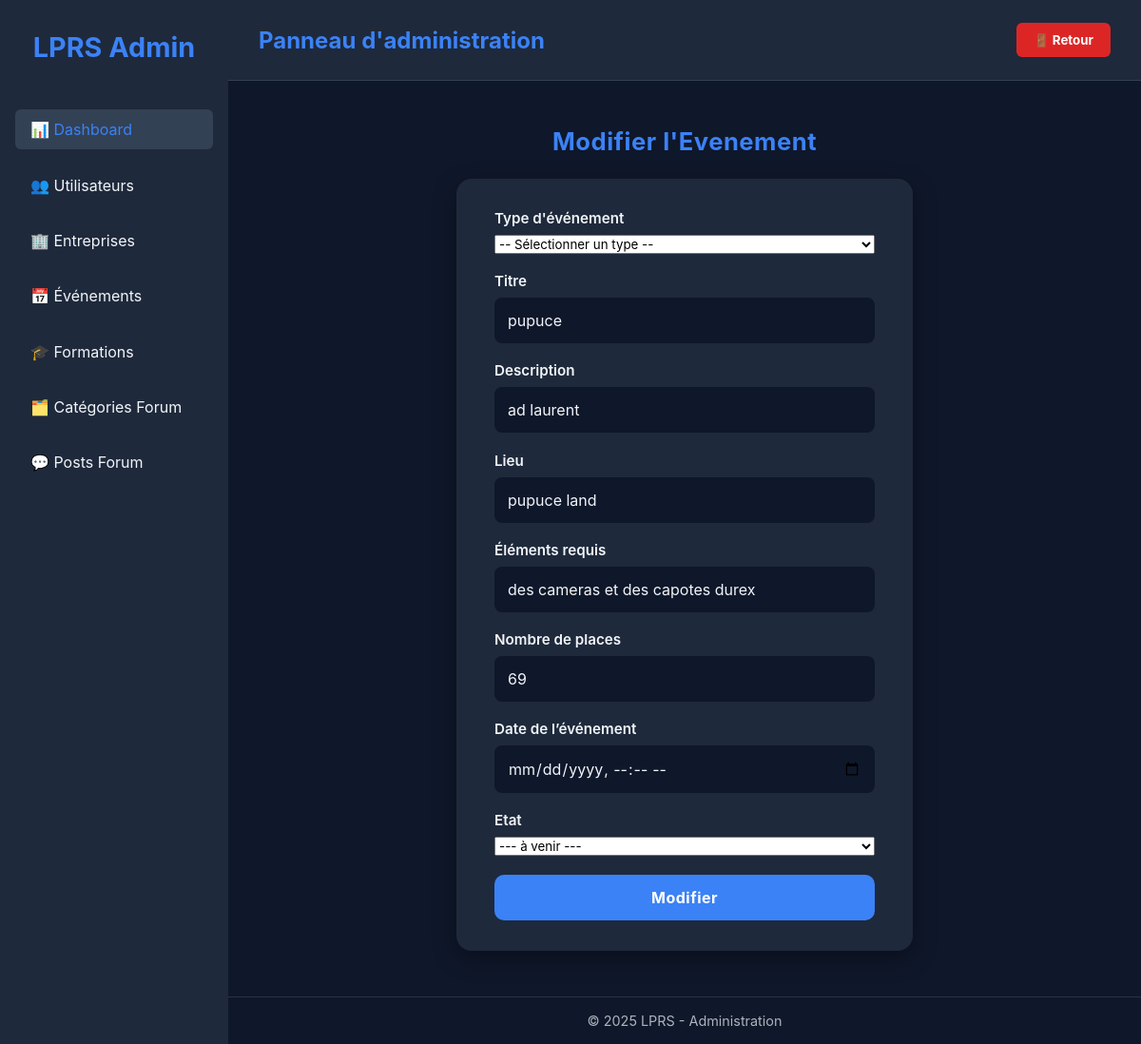
Screenshot of /vue/page_admin/crud/ModifEvenement.php?id=1 with the database file from the repository.
### tables this page shows
CREATE TABLE IF NOT EXISTS `evenement` (
  `id_evenement` int NOT NULL AUTO_INCREMENT,
  `type` varchar(100) DEFAULT NULL,
  `titre` varchar(255) NOT NULL,
  `description` text,
  `lieu` varchar(255) DEFAULT NULL,
  `element_requis` text,
  `nombre_place` int DEFAULT NULL,
  `date_evenement` date DEFAULT NULL,
  `etat` varchar(50) DEFAULT NULL,
  `validation` tinyint(1) NOT NULL DEFAULT '0',
  PRIMARY KEY (`id_evenement`)
);

### src/repository/EvenementRepository.php (called while the page is built, shortened)
<?php
class EvenementRepository
{
    private $bdd;
    public function __construct()
    {
        $this->bdd = new BDD();
    }
    public function detailEvenement($id)
    {
        $sql = 'SELECT * FROM evenement WHERE id_evenement = :id';
        $req = $this->bdd->getBdd()->prepare($sql);
        $req->execute(['id' => $id]);
        return $req->fetch(PDO::FETCH_ASSOC);
    }
}

### src/bdd/BDD.php (called while the page is built)
<?php
class BDD
{
    private $bdd;
    public function __construct()
    {
            $this->bdd = new PDO('mysql:host=localhost;dbname=projetlprs;charset=utf8', 'root', '');
    }
    public function getBDD()
    {
        return $this->bdd;
    }
}

### src/modele/Evenement.php (called while the page is built, shortened)
<?php
class Evenement
{
    private $typeEvenement;
    private $titreEvenement;
    private $descriptionEvenement;
    private $lieuEvenement;
    private $elementRequis;
    private $nombrePlace;
    private $dateEvenement;
    private $etatEvenement;
    public function hydrate(array $donnees)
    {
        foreach ($donnees as $key => $value) {
            $method = 'set'.ucfirst($key);
        }
    }
    public function getTypeEvenement()
    {
        return $this->typeEvenement;
    }
    public function setTypeEvenement($typeEvenement)
    {
        $this->typeEvenement = $typeEvenement;
    }
    public function getTitreEvenement()
    {
        return $this->titreEvenement;
    }
    public function setTitreEvenement($titreEvenement)
    {
        $this->titreEvenement = $titreEvenement;
    }
    public function getDescriptionEvenement()
    {
        return $this->descriptionEvenement;
    }
    public function setDescriptionEvenement($descriptionEvenement)
    {
        $this->descriptionEvenement = $descriptionEvenement;
    }
    public function getLieuEvenement()
    {
        return $this->lieuEvenement;
    }
    public function setLieuEvenement($lieuEvenement)
    {
        $this->lieuEvenement = $lieuEvenement;
    }
    public function getElementRequis()
    {
        return $this->elementRequis;
    }
    public function setElementRequis($elementRequis)
    {
        $this->elementRequis = $elementRequis;
    }
    public function getNombrePlace()
    {
        return $this->nombrePlace;
    }
    public function setNombrePlace($nombrePlace)
    {
        $this->nombrePlace = $nombrePlace;
    }
    public function getDateEvenement()
    {
        return $this->dateEvenement;
    }
    public function setDateEvenement($dateEvenement)
    {
        $this->dateEvenement = $dateEvenement;
    }
    public function getEtatEvenement()
    {
        return $this->etatEvenement;
    }
}

### vue/page_admin/crud/ModifEvenement.php (the view, shortened to what this page needs)
<?php
require_once "../../../src/bdd/BDD.php";
require_once "../../../src/repository/EvenementRepository.php";
require_once "../../../src/modele/Evenement.php";
$page = $_GET['page'] ?? 'dashboard';
$EvenementRepository = new EvenementRepository();
$evenement = $EvenementRepository->detailEvenement($_GET["id"]);
$evenement = new Evenement([
    'idEvenement' => $evenement["id_evenement"],
    'typeEvenement' => $evenement["type"],
    'titreEvenement' => $evenement["titre"],
    'descriptionEvenement' => $evenement["description"],
    'lieuEvenement' => $evenement["lieu"],
    'elementRequis' => $evenement["element_requis"],
    'nombrePlace' => $evenement["nombre_place"],
    'dateEvenement' => $evenement["date_evenement"]
]);
?>
<!DOCTYPE html>
<html lang="fr">
<head>
</head>
<body>
<aside class="sidebar">
    <div class="sidebar-header">
        <h2>LPRS Admin</h2>
    </div>
    <ul class="sidebar-menu">
        <li><a href="../../PageAdmin.php?page=dashboard" class="<?= ($page=='dashboard')?'active':'' ?>">📊 Dashboard</a></li>
        <li><a href="../../PageAdmin.php?page=utilisateur" class="<?= ($page=='utilisateur')?'active':'' ?>">👥 Utilisateurs</a></li>
        <li><a href="../../PageAdmin.php?page=entreprise" class="<?= ($page=='entreprise')?'active':'' ?>">🏢 Entreprises</a></li>
        <li><a href="../../PageAdmin.php?page=evenement" class="<?= ($page=='evenement')?'active':'' ?>">📅 Événements</a></li>
        <li><a href="../../PageAdmin.php?page=formation" class="<?= ($page=='formation')?'active':'' ?>">🎓 Formations</a></li>
        <li><a href="../../PageAdmin.php?page=categorie_forum" class="<?= ($page=='categorie_forum')?'active':'' ?>">🗂️ Catégories Forum</a></li>
        <li><a href="../../PageAdmin.php?page=post_forum" class="<?= ($page=='post_forum')?'active':'' ?>">💬 Posts Forum</a></li>
    </ul>
</aside>
<main class="main">
    <header class="topbar">
        <h1>Panneau d'administration</h1>
        <form action="../../PageAdmin.php" method="post" style="margin:0;">
            <button type="submit" class="logout-btn">🚪 Retour</button>
        </form>
    </header>
    <div class="content">
        <h2 class="form-title">Modifier l'Evenement</h2>
        <form action="../../../src/traitement/Evenement/TraitementModifEvenement.php" method="post" class="add-form">
            <div class="form-group">
                <label for="type">Type d'événement</label>
                <select id="type" name="type" value="<?=$evenement->getTypeEvenement()?>">
                    <option value="">-- Sélectionner un type --</option>
                </select>
            </div>
            <div class="form-group">
                <label for="titre">Titre</label>
                <input type="text" id="titre" name="titre" value="<?=$evenement->getTitreEvenement()?>">
            </div>
            <div class="form-group">
                <label for="description">Description</label>
                <input type="text" id="description" name="description" value="<?=$evenement->getDescriptionEvenement()?>">
            </div>
            <div class="form-group">
                <label for="lieu">Lieu</label>
                <input type="text" id="lieu" name="lieu" value="<?=$evenement->getLieuEvenement()?>">
            </div>
            <div class="form-group">
                <label for="element_requis">Éléments requis</label>
                <input type="text" id="element_requis" name="element_requis" value="<?=$evenement->getElementRequis()?>">
            </div>
            <div class="form-group">
                <label for="nombre_place">Nombre de places</label>
                <input type="number" id="nombre_place" name="nombre_place" min="1" required value="<?=$evenement->getNombrePlace()?>">
            </div>
            <div class="form-group">
                <label for="date_evenement">Date de l’événement</label>
                <input type="datetime-local" id="date_evenement" name="date_evenement" value="<?=$evenement->getDateEvenement()?>">
            </div>
            <div class="form-group">
                <label for="etat">Etat</label>
                <select id="etat" name="etat" value="<?=$evenement->getEtatEvenement()?>">
                    <option value="A_venir">--- à venir ---</option>
                </select>
            </div>
            <input type="submit" value="Modifier" class="btn-submit" >
        </form>
    </div>
    <footer class="footer">
        <p>&copy; 2025 LPRS - Administration</p>
    </footer>
</main>
</body>
</html>

### vue/page_admin/crud/ModifEvenement.php (style rules this page uses)
:root { --bg: #0f172a; --bg-light: #1e293b; --text: #f1f5f9; --accent: #3b82f6; --card: #1e293b; --hover: #334155; --danger: #dc2626; }
* { margin: 0; padding: 0; box-sizing: border-box; font-family: "Inter", sans-serif; }
body { display: flex; height: 100vh; background: var(--bg); color: var(--text); }
.sidebar { width: 240px; background: var(--bg-light); display: flex; flex-direction: column; padding: 2rem 1rem; }
.sidebar-header { font-size: 1.2rem; font-weight: bold; color: var(--accent); margin-bottom: 2rem; text-align: center; }
.sidebar-menu { list-style: none; }
.sidebar-menu li { margin: 1rem 0; }
.sidebar-menu a { text-decoration: none; color: var(--text); padding: 0.7rem 1rem; display: block; border-radius: 6px; transition: background 0.2s ease; }
.sidebar-menu a:hover, .sidebar-menu a.active { background: var(--hover); color: var(--accent); }
.main { flex: 1; display: flex; flex-direction: column; overflow: auto; }
.topbar { background: var(--bg-light); padding: 1.5rem 2rem; border-bottom: 1px solid #334155; display: flex; justify-content: space-between; align-items: center; }
.topbar h1 { font-size: 1.5rem; color: var(--accent); }
.logout-btn { background-color: var(--danger); color: white; border: none; padding: 10px 18px; border-radius: 6px; cursor: pointer; font-weight: bold; transition: background 0.3s ease; }
.content { padding: 2rem; }
.footer { text-align: center; padding: 1rem; border-top: 1px solid #334155; margin-top: auto; font-size: 0.9rem; opacity: 0.7; }
.content { padding: 3rem; display: flex; flex-direction: column; align-items: center; }
.form-title { font-size: 1.6rem; color: var(--accent); margin-bottom: 1.5rem; text-align: center; letter-spacing: 0.5px; }
.add-form { background: var(--card); padding: 2rem 2.5rem; border-radius: 16px; box-shadow: 0 8px 24px rgba(0, 0, 0, 0.35); width: 100%; max-width: 480px; transition: transform 0.3s ease, box-shadow 0.3s ease; }
.form-group { display: flex; flex-direction: column; margin-bottom: 1.2rem; }
.form-group label { font-weight: 600; color: var(--text); margin-bottom: 0.5rem; font-size: 0.95rem; }
.form-group input { background: var(--bg); border: 2px solid transparent; border-radius: 8px; padding: 0.75rem; color: var(--text); font-size: 1rem; transition: all 0.2s ease; }
.form-group input::placeholder { color: #94a3b8; opacity: 0.8; }
.btn-submit { background: var(--accent); color: white; font-weight: 700; border: none; border-radius: 10px; padding: 0.9rem 1.2rem; cursor: pointer; width: 100%; font-size: 1rem; letter-spacing: 0.5px; transition: background 0.3s ease, transform 0.2s ease; }

### rows the page displays
evenement: titre "pupuce", description "ad laurent", lieu "pupuce land", element_requis "des cameras et des capotes durex", nombre_place "69"
